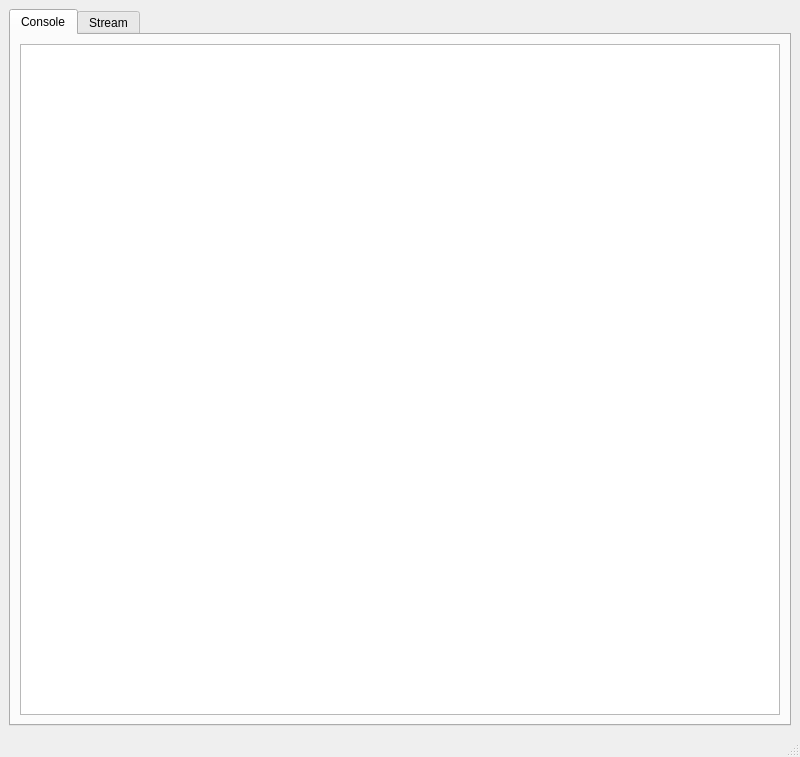
<?xml version="1.0" encoding="UTF-8"?>
<ui version="4.0">
 <class>MainWindow</class>
 <widget class="QMainWindow" name="MainWindow">
  <property name="geometry">
   <rect>
    <x>0</x>
    <y>0</y>
    <width>800</width>
    <height>757</height>
   </rect>
  </property>
  <property name="windowTitle">
   <string>MainWindow</string>
  </property>
  <widget class="QWidget" name="centralwidget">
   <property name="layoutDirection">
    <enum>Qt::LayoutDirection::LeftToRight</enum>
   </property>
   <layout class="QVBoxLayout" name="verticalLayout_2">
    <item>
     <widget class="QTabWidget" name="tabsMain">
      <property name="currentIndex">
       <number>0</number>
      </property>
      <widget class="QWidget" name="tab_1">
       <attribute name="title">
        <string>Console</string>
       </attribute>
       <layout class="QVBoxLayout" name="verticalLayout">
        <item>
         <widget class="QPlainTextEdit" name="consoleText"/>
        </item>
       </layout>
      </widget>
      <widget class="QWidget" name="tab_2">
       <attribute name="title">
        <string>Stream</string>
       </attribute>
      </widget>
     </widget>
    </item>
   </layout>
  </widget>
  <widget class="QMenuBar" name="menubar">
   <property name="geometry">
    <rect>
     <x>0</x>
     <y>0</y>
     <width>800</width>
     <height>30</height>
    </rect>
   </property>
  </widget>
  <widget class="QStatusBar" name="statusbar"/>
 </widget>
 <resources/>
 <connections/>
</ui>
